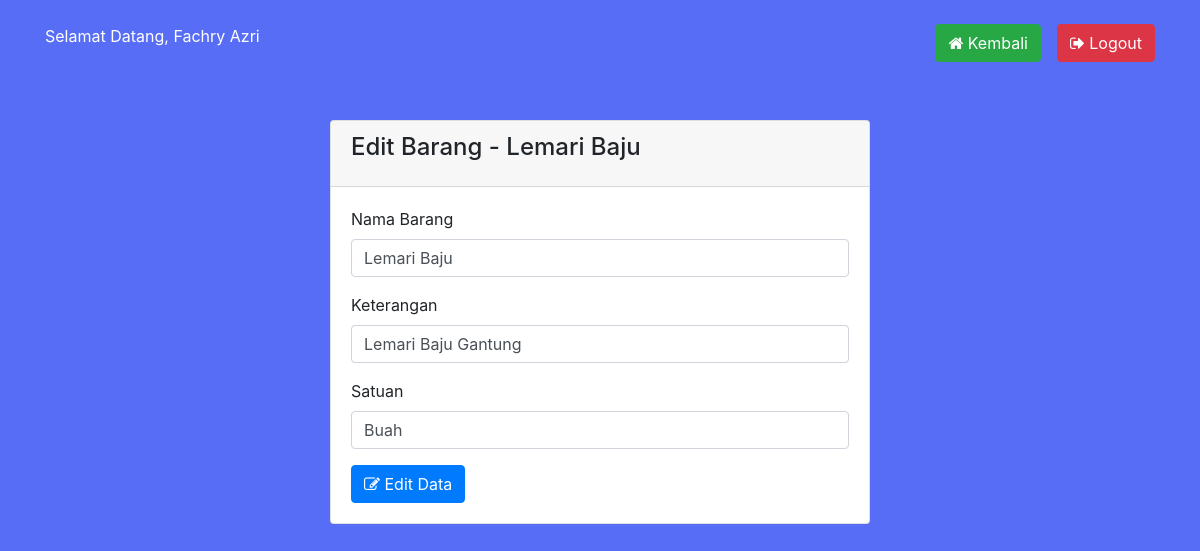
The page /edit.php?id=2 (signed in) on the database its author committed.
### tables this page shows
CREATE TABLE `pengguna` (
  `IdPengguna` int(11) NOT NULL,
  `NamaPengguna` varchar(50) NOT NULL,
  `PASSWORD` char(128) NOT NULL,
  `NamaDepan` varchar(25) NOT NULL,
  `NamaBelakang` varchar(25) DEFAULT NULL,
  `NoHp` varchar(12) NOT NULL,
  `alamat` text NOT NULL,
  `IdAkses` int(11) DEFAULT NULL
);

CREATE TABLE `barang` (
  `IdBarang` int(11) NOT NULL,
  `NamaBarang` varchar(50) NOT NULL,
  `Keterangan` varchar(100) NOT NULL,
  `satuan` varchar(30) NOT NULL,
  `IdPengguna` int(11) NOT NULL
);

### proses/panggil.php (called while the page is built, shortened)
<?php
    include 'prosescrud.php';
    $db = new Koneksi();
    $koneksi =  $db->DBConnect();
    $proses = new prosesCrud($koneksi);
    $id = $_SESSION['ADMIN']['IdPengguna'];
    $sesi = $proses->tampil_data_id('pengguna','IdPengguna',$id);
?>

### proses/prosescrud.php (called while the page is built, shortened)
<?php
class prosesCrud {
    protected $db;
    function __construct($db){
        $this->db = $db;
    }
    function tampil_data_id($tabel,$where,$id)
    {
        $row = $this->db->prepare("SELECT * FROM $tabel WHERE $where = ?");
        $row->execute(array($id));
        $hasil = $row->fetch();
        return $hasil;
    }
}

### edit.php (the view, shortened to what this page needs)
<?php
    require 'proses/panggil.php';
    $idGet = strip_tags($_GET['id']);
    $hasil = $proses->tampil_data_id('barang','IdBarang',$idGet);
?>
<!DOCTYPE HTML>
<html>
	<head>
		<link rel="stylesheet" href="https://maxcdn.bootstrapcdn.com/bootstrap/4.0.0/css/bootstrap.min.css">
		<link rel="stylesheet" href="https://stackpath.bootstrapcdn.com/font-awesome/4.7.0/css/font-awesome.min.css">
	</head>
    <body style="background:#586df5;">
		<div class="container">
			<br/>
            <span style="color:#fff";>Selamat Datang, <?php echo $sesi['NamaDepan'];?></span>
			<div class="float-right">
				<a href="index.php" class="btn btn-success btn-md" style="margin-right:1pc;"><span class="fa fa-home"></span> Kembali</a>
				<a href="logout.php" class="btn btn-danger btn-md float-right"><span class="fa fa-sign-out"></span> Logout</a>
			</div>
			<br/><br/><br/>
			<div class="row">
				<div class="col-sm-3"></div>
				<div class="col-lg-6">
					<br/>
					<div class="card">
						<div class="card-header">
						<h4 class="card-title">Edit Barang - <?php echo $hasil['NamaBarang'];?></h4>
						</div>
						<div class="card-body">
							<form action="proses/crud.php?aksi=editBarang" method="POST">
								<div class="form-group">
									<label>Nama Barang</label>
									<input type="text" value="<?php echo $hasil['NamaBarang'];?>" class="form-control" name="NamaBarang" required>
								</div>
								<div class="form-group">
									<label>Keterangan</label>
									<input type="text" value="<?php echo $hasil['Keterangan'];?>" class="form-control" name="Keterangan" required>
								</div>
								<div class="form-group">
									<label>Satuan</label>
									<input type="harga" value="<?php echo $hasil['satuan'];?>" class="form-control" name="satuan" required>
								</div>
								<button class="btn btn-primary btn-md" name="create"><i class="fa fa-edit"> </i> Edit Data</button>
							</form>
						</div>
					</div>
				</div>
				<div class="col-sm-3"></div>
			</div>
		</div>
	</body>
</html>

### rows shown on the page
pengguna: NamaDepan "Fachry Azri"
barang: NamaBarang "Lemari Baju", Keterangan "Lemari Baju Gantung", satuan "Buah"
